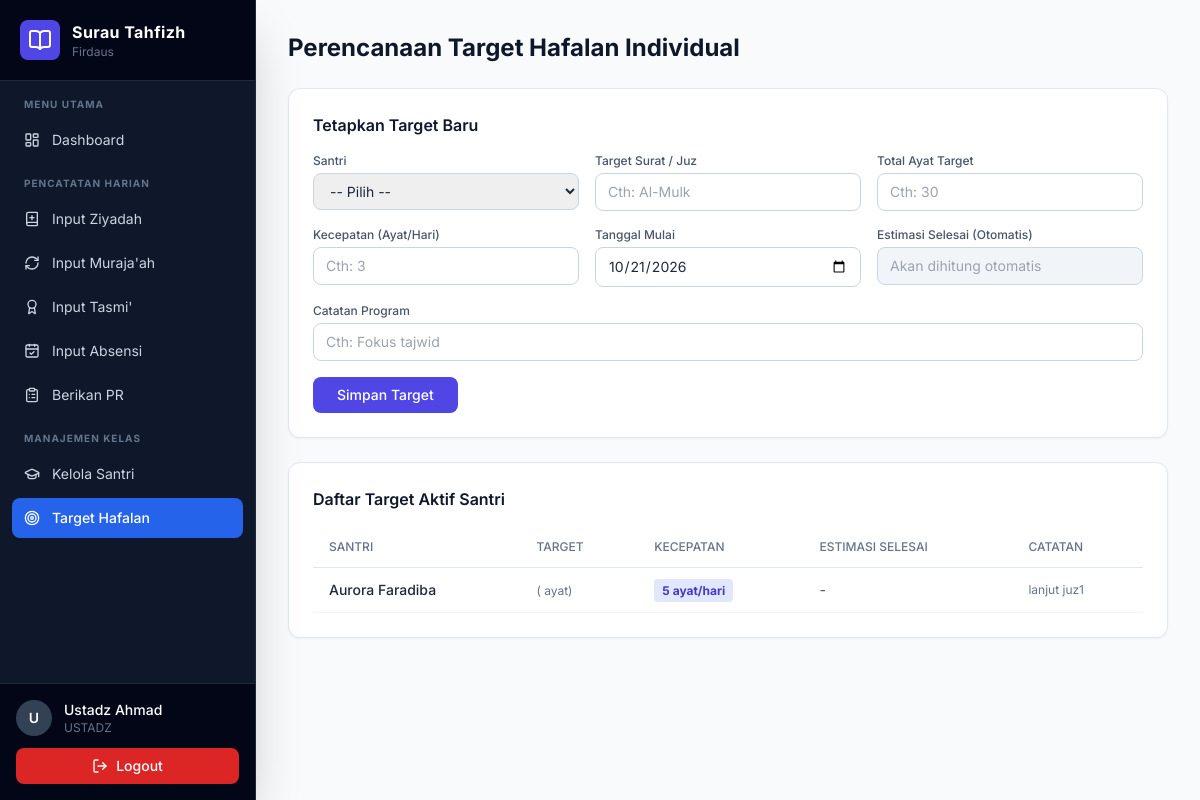
The app's page /target_santri.php (signed in) with its own data.
### tables this page shows
CREATE TABLE `target_hafalan` (
  `id` int(11) NOT NULL,
  `id_santri` int(11) NOT NULL,
  `tanggal_mulai` date NOT NULL,
  `target_ayat_per_hari` int(11) DEFAULT NULL,
  `target_surat` varchar(50) DEFAULT NULL,
  `total_ayat_target` int(11) DEFAULT NULL,
  `tanggal_estimasi_selesai` date DEFAULT NULL,
  `keterangan` text DEFAULT NULL,
  `created_at` timestamp NULL DEFAULT current_timestamp()
);

CREATE TABLE `santri` (
  `id` int(11) NOT NULL,
  `nama` varchar(100) NOT NULL,
  `nis` varchar(20) DEFAULT NULL,
  `jenis_kelamin` enum('L','P') NOT NULL,
  `tanggal_lahir` date DEFAULT NULL,
  `alamat` text DEFAULT NULL,
  `nama_ortu` varchar(100) DEFAULT NULL,
  `no_hp_ortu` varchar(20) DEFAULT NULL,
  `id_user_ortu` int(11) DEFAULT NULL,
  `id_halaqah` int(11) DEFAULT NULL,
  `id_ustadz` int(11) DEFAULT NULL,
  `created_at` timestamp NULL DEFAULT current_timestamp()
);

### target_santri.php (the view, shortened to what this page needs)
<?php
require 'config/database.php';
$target_list = mysqli_fetch_all(mysqli_query($conn, "SELECT t.*, s.nama FROM target_hafalan t JOIN santri s ON t.id_santri = s.id ORDER BY s.nama ASC"), MYSQLI_ASSOC);
?>
<!DOCTYPE html>
<html lang="id">
<head><script src="https://cdn.tailwindcss.com"></script></head>
<body class="bg-slate-50 text-slate-800">
<?php include 'includes/sidebar.php'; ?>
<div class="ml-64 p-8">
    <h1 class="text-2xl font-bold text-slate-900 mb-6">Perencanaan Target Hafalan Individual</h1>
    <div class="bg-white border border-slate-200 rounded-xl p-6 mb-6 shadow-sm">
        <h3 class="font-semibold text-slate-900 mb-4">Tetapkan Target Baru</h3>
        <form method="POST" class="grid grid-cols-1 md:grid-cols-3 gap-4">
            <div><label class="block text-xs font-medium text-slate-600 mb-1">Santri</label><select name="id_santri" required class="w-full px-3 py-2 border border-slate-300 rounded-lg text-sm focus:ring-2 focus:ring-indigo-500 outline-none"><option value="">-- Pilih --</option></select></div>
            <div><label class="block text-xs font-medium text-slate-600 mb-1">Target Surat / Juz</label><input type="text" name="target_surat" required class="w-full px-3 py-2 border border-slate-300 rounded-lg text-sm" placeholder="Cth: Al-Mulk"></div>
            <div><label class="block text-xs font-medium text-slate-600 mb-1">Total Ayat Target</label><input type="number" name="total_ayat" id="total_ayat" required class="w-full px-3 py-2 border border-slate-300 rounded-lg text-sm" placeholder="Cth: 30"></div>
            <div><label class="block text-xs font-medium text-slate-600 mb-1">Kecepatan (Ayat/Hari)</label><input type="number" name="target_ayat" id="target_ayat" required class="w-full px-3 py-2 border border-slate-300 rounded-lg text-sm" placeholder="Cth: 3"></div>
            <div><label class="block text-xs font-medium text-slate-600 mb-1">Tanggal Mulai</label><input type="date" name="tanggal_mulai" id="tgl_mulai" required value="<?= date('Y-m-d') ?>" class="w-full px-3 py-2 border border-slate-300 rounded-lg text-sm"></div>
            <div><label class="block text-xs font-medium text-slate-600 mb-1">Estimasi Selesai (Otomatis)</label><input type="text" id="estimasi" readonly class="w-full px-3 py-2 bg-slate-100 border border-slate-300 rounded-lg text-sm text-slate-600" placeholder="Akan dihitung otomatis"></div>
            <div class="md:col-span-3"><label class="block text-xs font-medium text-slate-600 mb-1">Catatan Program</label><input type="text" name="keterangan" class="w-full px-3 py-2 border border-slate-300 rounded-lg text-sm" placeholder="Cth: Fokus tajwid"></div>
            <div class="md:col-span-3"><button type="submit" class="bg-indigo-600 hover:bg-indigo-700 text-white font-medium py-2 px-6 rounded-lg transition text-sm">Simpan Target</button></div>
        </form>
    </div>
    <div class="bg-white border border-slate-200 rounded-xl p-6 shadow-sm">
        <h3 class="font-semibold text-slate-900 mb-4">Daftar Target Aktif Santri</h3>
        <table class="w-full text-left">
            <thead><tr class="border-b border-slate-200"><th class="py-3 px-4 text-xs font-medium text-slate-500 uppercase">Santri</th><th class="py-3 px-4 text-xs font-medium text-slate-500 uppercase">Target</th><th class="py-3 px-4 text-xs font-medium text-slate-500 uppercase">Kecepatan</th><th class="py-3 px-4 text-xs font-medium text-slate-500 uppercase">Estimasi Selesai</th><th class="py-3 px-4 text-xs font-medium text-slate-500 uppercase">Catatan</th></tr></thead>
            <tbody class="text-sm">
                <?php foreach ($target_list as $t): ?>
                <tr class="border-b border-slate-100 hover:bg-slate-50">
                    <td class="py-3 px-4 font-medium"><?= htmlspecialchars($t['nama']) ?></td>
                    <td class="py-3 px-4"><?= htmlspecialchars($t['target_surat']) ?> <span class="text-slate-500 text-xs">(<?= $t['total_ayat_target'] ?> ayat)</span></td>
                    <td class="py-3 px-4"><span class="bg-indigo-100 text-indigo-700 px-2 py-1 rounded text-xs font-bold"><?= $t['target_ayat_per_hari'] ?> ayat/hari</span></td>
                    <td class="py-3 px-4 text-slate-600"><?= $t['tanggal_estimasi_selesai'] ? date('d M Y', strtotime($t['tanggal_estimasi_selesai'])) : '-' ?></td>
                    <td class="py-3 px-4 text-slate-500 text-xs"><?= htmlspecialchars($t['keterangan'] ?? '-') ?></td>
                </tr>
                <?php endforeach; ?>
            </tbody>
        </table>
    </div>
</div>
</body>
</html>

### target_santri.php (style rules this page uses)
body { font-family:'Inter',sans-serif; }

### records on screen
target_hafalan: id_santri.nama "Aurora Faradiba", target_ayat_per_hari "5", keterangan "lanjut juz1"

### other values on screen
substr($nama, 0, 1) "U"
$nama "Ustadz Ahmad"
$role "USTADZ"
